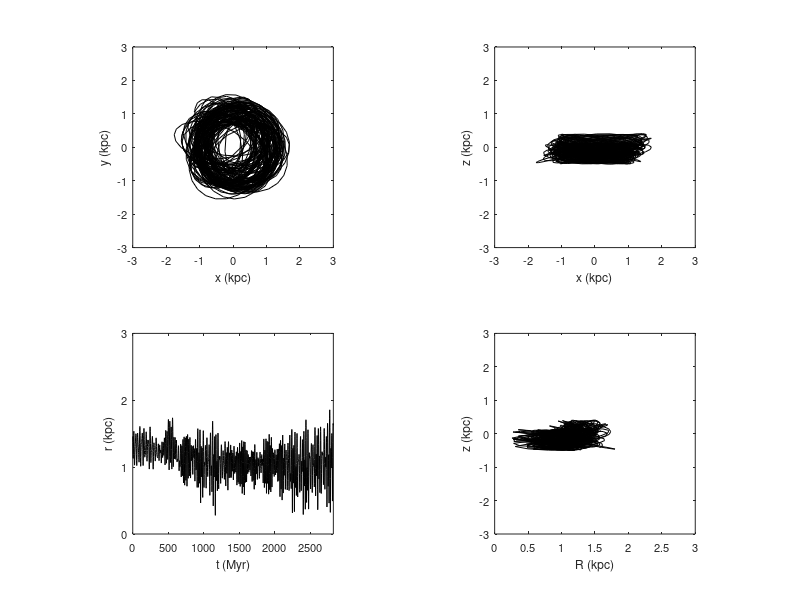

The MATLAB script that drew this image:
clear all
close all

data = load('ax_coeff.dat');

whitebg('w')

t = data(:,1);

x = data(:,12);
y = data(:,13);
z = data(:,14);

v_x = data(:,15);
v_y = data(:,16);
v_z = data(:,17);

R = sqrt(x.^2+y.^2);
r = sqrt(x.^2+y.^2+z.^2);



subplot(2,2,1), plot(x,y,'k')

xlabel('x (kpc)','fontsize',9)
ylabel('y (kpc)','fontsize',9)
axis([-3 3 -3 3])
set(gca,'xtick',(-5:5),'ytick',(-5:5),'fontsize',8)
axis square


subplot(2,2,2), plot(x,z,'k')

xlabel('x (kpc)','fontsize',9)
ylabel('z (kpc)','fontsize',9)
axis([-3 3 -3 3])
set(gca,'xtick',(-5:5),'ytick',(-5:5),'fontsize',8)
axis square



subplot(2,2,3), plot(t,r,'k')

xlabel('t (Myr)','fontsize',9)
ylabel('r (kpc)','fontsize',9)
axis([0 max(t) 0 3])
set(gca,'ytick',(0:5),'fontsize',8)
axis square


subplot(2,2,4), plot(R,z,'k')

xlabel('R (kpc)','fontsize',9)
ylabel('z (kpc)','fontsize',9)
axis square
axis([0 3 -3 3])
set(gca,'fontsize',8)
